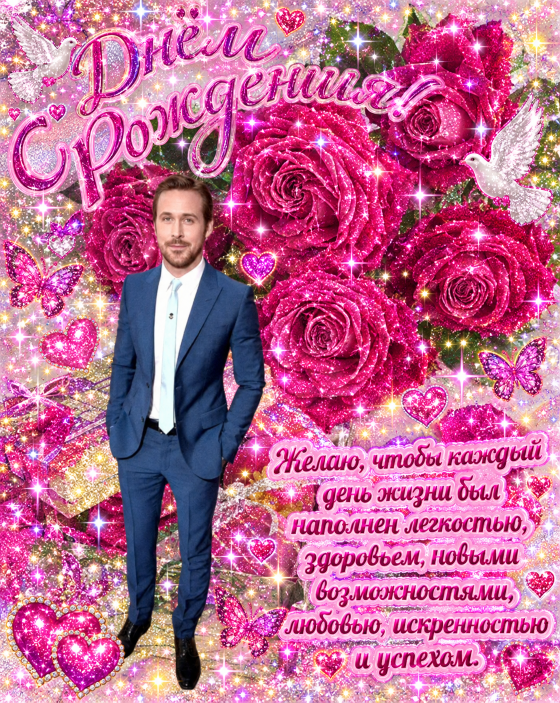
#> input picture examples/source-card.png, 1120 x 1405 px (shown at 1/2 size); its folder holds only this picture in this run
$ python -i analyze.py   (imports and definitions only)
#> lines starting #> are read from the running program, lines starting #| are printed output that depends on the picture
"""Glitter density maps.

Without a neural network what you extract from a picture is statistics, not
semantics, so there is no `flower_mask` or `text_mask` here in the sense of
"we found a flower". There is a weighted sum of features, and particle
positions are sampled from it:

    density = luma^gamma + saturation + edges + text + sum(hue_bands) - protect

What that buys in practice (see the table in PLAN.md): roses are caught by a
hue band around magenta, gold by a band around yellow, white lettering by a
top-hat transform (bright strokes thinner than the structuring element), and
faces are protected by an HSV skin heuristic or an explicit --protect mask.

Every feature is normalised by percentile rather than min/max: one stray
blown-out highlight would otherwise crush the rest of the picture to zero.
"""

from __future__ import annotations

import numpy as np
from scipy import ndimage

from .config import DensitySpec

#: Percentiles used to normalise a feature into [0, 1].
CLIP_PCT = (1.0, 99.0)


# [29 lines left out: functions _norm, hsv, luma, not called in this run]


def edge_energy(gray: np.ndarray, sigma: float = 2.0) -> np.ndarray:
    """Blurred gradient magnitude.

    Blurred on purpose: glitter should settle NEAR a contour, not exactly on it.
    """
    gx = ndimage.sobel(gray, axis=1)
    gy = ndimage.sobel(gray, axis=0)
    return _norm(ndimage.gaussian_filter(np.hypot(gx, gy), sigma))


# [73 lines left out: functions hue_band, text_mask, skin_mask, density_map, not called in this run]


#: Frame side the sizes in `contour_mask` are specified for. Outline thickness
#: and the structuring elements scale from it; otherwise --preview shows
#: something other than the full render, with the outline coming out twice as
#: thick and twice as dense relative to the frame.
CONTOUR_REFERENCE_SIDE = 800


# [48 lines left out: functions contour_mask, sample_positions, not called in this run]

>>> import cv2
>>> picture = cv2.imread('../examples/source-card.png', cv2.IMREAD_GRAYSCALE)
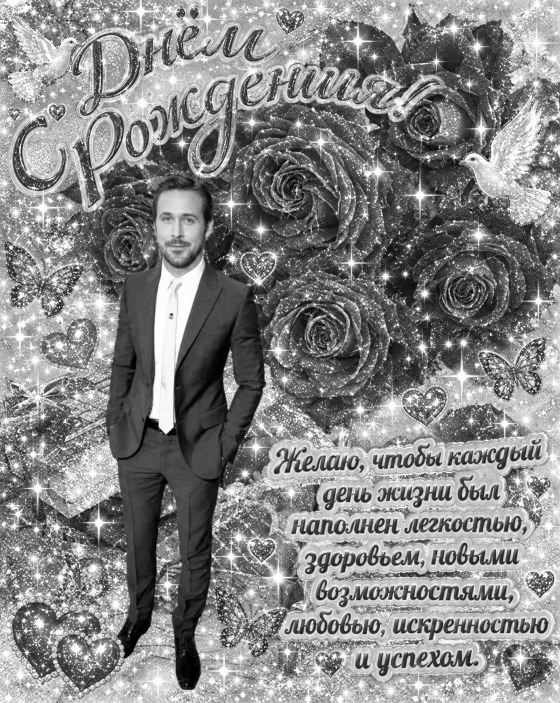
#> picture: shape (1405, 1120) (shown at 1/2 size); min 0, max 255, mean 133.6
>>> result = edge_energy(picture)
#> in edge_energy, `gx = ndimage.sobel(gray, axis=1)`:
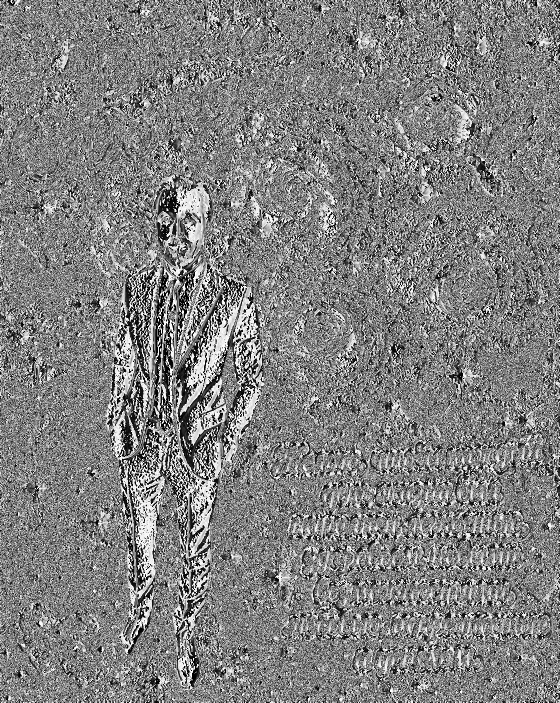
#> gx: shape (1405, 1120) (shown at 1/2 size); min 0, max 255, mean 128.4
#> in edge_energy, `gy = ndimage.sobel(gray, axis=0)`:
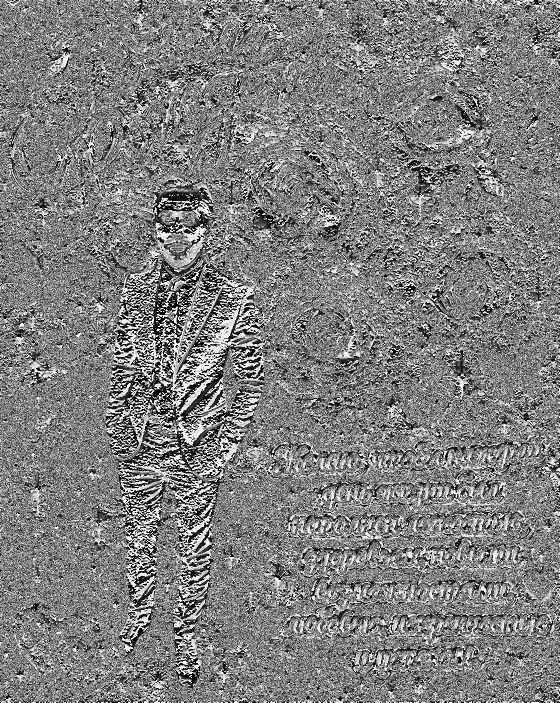
#> gy: shape (1405, 1120) (shown at 1/2 size); min 0, max 255, mean 126.9
#> (the run stopped early here; a loop or call above may not have finished)
